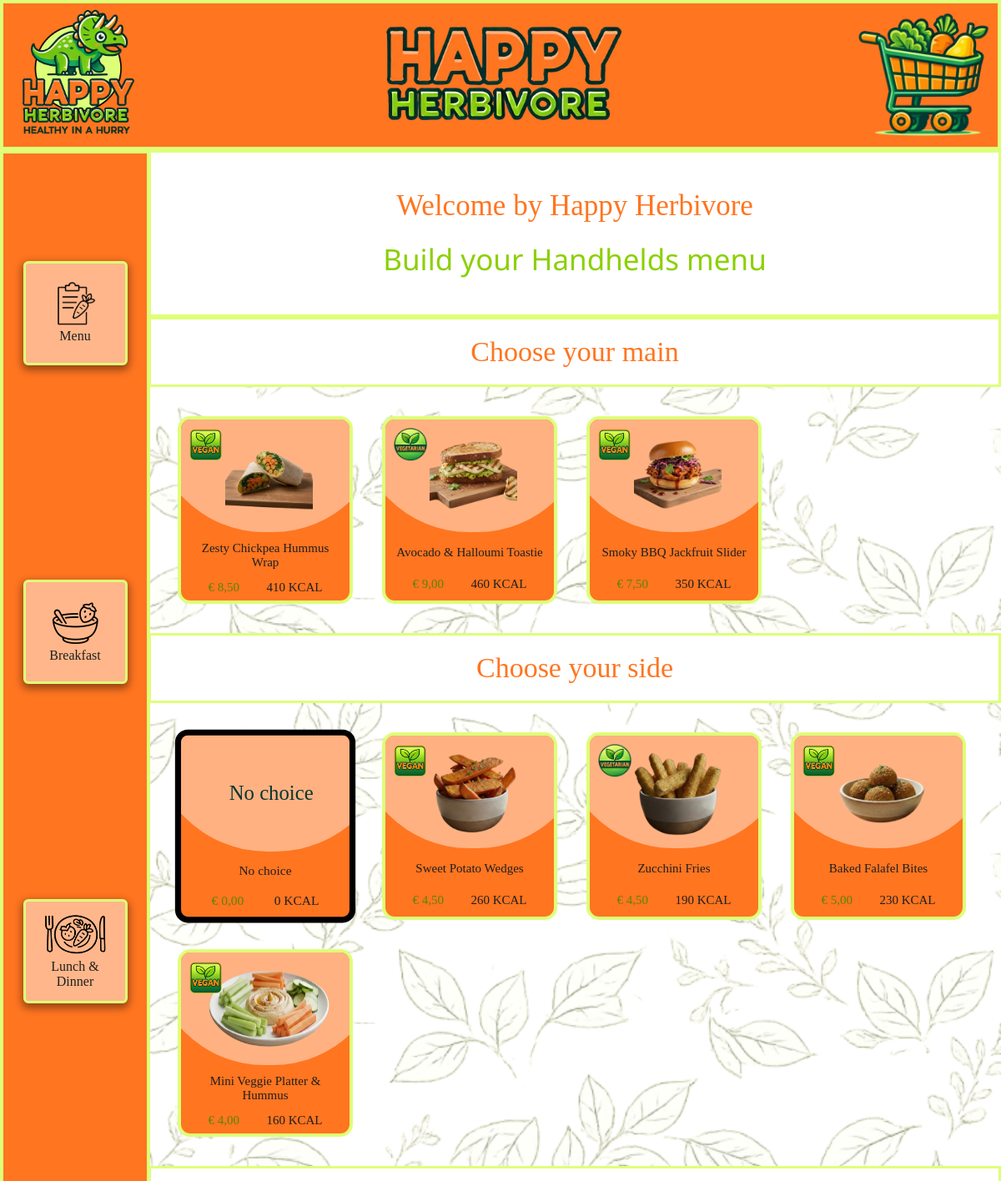
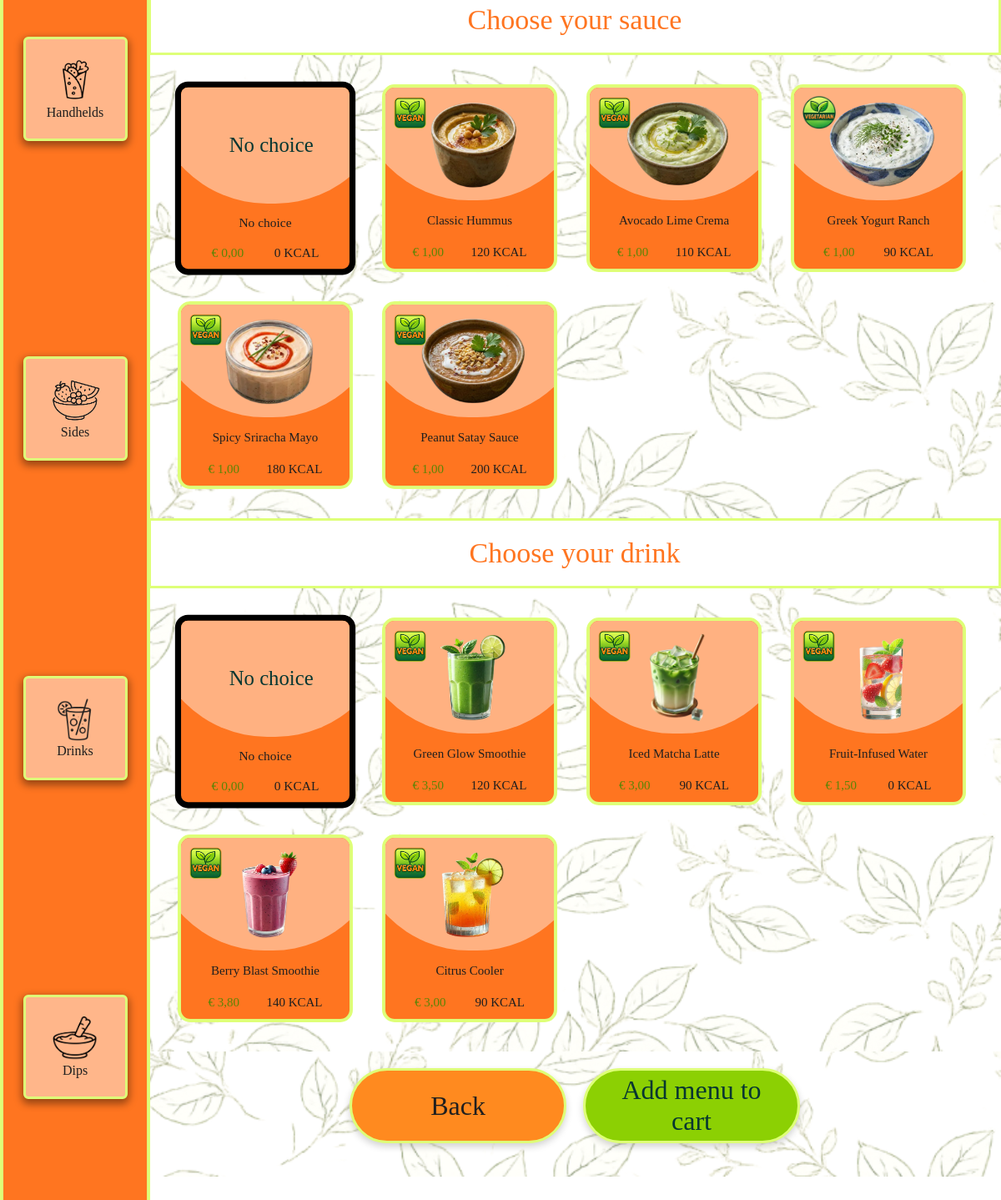
The page /menu-opbouw.php?menu=handhelds on the database its author committed (2 pictures, top to bottom).
### tables this page shows
CREATE TABLE `products` (
  `product_id` int(11) NOT NULL,
  `category_id` int(11) NOT NULL,
  `image_id` int(11) DEFAULT NULL,
  `NAME` varchar(255) NOT NULL,
  `description` text DEFAULT NULL,
  `price` decimal(10,2) NOT NULL,
  `kcal` int(11) DEFAULT NULL,
  `available` tinyint(1) NOT NULL DEFAULT 1,
  `V-VG` varchar(20) DEFAULT NULL
);

CREATE TABLE `categories` (
  `category_id` int(11) NOT NULL,
  `NAME` varchar(255) NOT NULL,
  `description` text DEFAULT NULL
);

CREATE TABLE `images` (
  `image_id` int(11) NOT NULL,
  `filename` varchar(255) NOT NULL,
  `description` text DEFAULT NULL,
  `filename_transparent` varchar(255) DEFAULT NULL
);

### includes/connection.php (called while the page is built, shortened)
<?php
$categoryFolders = [
    1 => 'Breakfast',
    2 => 'Lunch&Dinner',
    3 => 'Handhelds',
    4 => 'Sides&SmallPlates',
    5 => 'SignatureDips',
    6 => 'Drinks',
];

### menu-opbouw.php (the view, shortened to what this page needs)
<?php
include("includes/header.php");
include("includes/connection.php");
$menu = $_GET['menu'] ?? '';
$mainCategories = [
    'breakfast' => 1,
    'lunchdinner' => 2,
    'handhelds' => 3
];
$sideCategoryId = 4;
$sauceCategoryId = 5;
$drinkCategoryId = 6;
$mainCategoryId = $mainCategories[$menu];
function getProductsByCategory($conn, $categoryId)
{
    $stmt = $conn->prepare("
        SELECT
            p.product_id,
            p.NAME AS product_name,
            p.price,
            p.kcal,
            p.`V-VG` AS food_type,
            p.category_id,
            i.filename_transparent,
            c.NAME AS category_name
        FROM products p
        LEFT JOIN categories c ON p.category_id = c.category_id
        LEFT JOIN images i ON p.image_id = i.image_id
        WHERE p.category_id = :cat
        ORDER BY p.product_id ASC
    ");
    $stmt->bindParam(':cat', $categoryId, PDO::PARAM_INT);
    $stmt->execute();
    return $stmt->fetchAll(PDO::FETCH_ASSOC);
}
function getCategoryFolder($categoryId, $categoryName, $categoryFolders = [])
{
    if (isset($categoryFolders[$categoryId]) && !empty($categoryFolders[$categoryId])) {
        return $categoryFolders[$categoryId];
    }
    return str_replace([' '], [''], trim($categoryName));
}
function getMenuDisplayName($menu)
{
    $names = [
        'breakfast' => 'Breakfast',
        'lunchdinner' => 'Lunch & Dinner',
        'handhelds' => 'Handhelds'
    ];
    return $names[$menu] ?? ucfirst($menu);
}
$mainProducts = getProductsByCategory($conn, $mainCategoryId);
$sideProducts = getProductsByCategory($conn, $sideCategoryId);
$sauceProducts = getProductsByCategory($conn, $sauceCategoryId);
$drinkProducts = getProductsByCategory($conn, $drinkCategoryId);
$mainCategoryName = $mainProducts[0]['category_name'] ?? '';
$sideCategoryName = $sideProducts[0]['category_name'] ?? '';
$mainFolder = getCategoryFolder($mainCategoryId, $mainCategoryName, $categoryFolders ?? []);
$sideFolder = getCategoryFolder($sideCategoryId, $sideCategoryName, $categoryFolders ?? []);
$menuDisplayName = getMenuDisplayName($menu);
function renderOptionGroup($products, $name, $title, $folder, $fmt)
{
?>
    <div class="menu-step-box">
        <p class="menu-step-title"><?php echo htmlspecialchars($title); ?></p>
        <div class="productContainer">
            <label class="menu-option-label">
                <div class="product product-no-choice">
                    <div class="img-box">
                        <div class="geen-keuze-tekst">No choice</div>
                    </div>
                    <div class="tekst-box">
                        <p class="naam-product">No choice</p>
                        <div class="prijs-kcal-box">
                            <p class="prijs">€ 0,00</p>
                            <p class="kcal">0 KCAL</p>
                        </div>
                    </div>
                </div>
            </label>
            <?php foreach ($products as $product): ?>
                <?php
                $foodIcon = '';
                if ($product['food_type'] === 'Vegan') {
                    $foodIcon = 'assets/pagina-deco/icoontjes/vegan.png';
                } elseif ($product['food_type'] === 'Vegetarian') {
                    $foodIcon = 'assets/pagina-deco/icoontjes/vegetarian.png';
                }
                ?>
                <label class="menu-option-label">
                    <div class="product">
                        <div class="img-box">
                            <?php if (!empty($foodIcon)): ?>
                                <img src="<?php echo htmlspecialchars($foodIcon); ?>" class="product-food-icon" alt="<?php echo htmlspecialchars($product['food_type']); ?>">
                            <?php endif; ?>
                            <?php if (!empty($product['filename_transparent'])): ?>
                                <img src="assets/menu/<?php echo htmlspecialchars($folder); ?>/<?php echo htmlspecialchars($product['filename_transparent']); ?>" class="product-img" alt="<?php echo htmlspecialchars($product['product_name']); ?>">
                            <?php endif; ?>
                        </div>
                        <div class="tekst-box">
                            <p class="naam-product"><?php echo htmlspecialchars($product['product_name']); ?></p>
                            <div class="prijs-kcal-box">
                                <p class="prijs"><?php echo $fmt->formatCurrency((float)$product['price'], 'EUR'); ?></p>
                                <p class="kcal"><?php echo (int)$product['kcal']; ?> KCAL</p>
                            </div>
                        </div>
                    </div>
                </label>
            <?php endforeach; ?>
        </div>
    </div>
<?php
}
?>
<body>
    <div id="achtergrond-orders">
        <?php include("includes/topbar-orderscherm.php"); ?>
        <div id="body-box-kies-order">
            <?php include("includes/sidebar-orderscherm.php"); ?>
            <div class="content-kies-orders">
                <div class="titel-box">
                    <p class="welkom-tekst">Welcome by Happy Herbivore</p>
                    <p class="categorie-naam-tekst">Build your <?php echo htmlspecialchars($menuDisplayName); ?> menu</p>
                </div>
                <form method="post" class="menu-builder-form">
                    <div class="menu-step-box">
                        <p class="menu-step-title">Choose your main</p>
                        <div class="productContainer">
                            <?php foreach ($mainProducts as $product): ?>
                                <?php
                                $foodIcon = '';
                                if ($product['food_type'] === 'Vegan') {
                                    $foodIcon = 'assets/pagina-deco/icoontjes/vegan.png';
                                } elseif ($product['food_type'] === 'Vegetarian') {
                                    $foodIcon = 'assets/pagina-deco/icoontjes/vegetarian.png';
                                }
                                ?>
                                <label class="menu-option-label">
                                    <div class="product">
                                        <div class="img-box">
                                            <?php if (!empty($foodIcon)): ?>
                                                <img src="<?php echo htmlspecialchars($foodIcon); ?>" class="product-food-icon" alt="<?php echo htmlspecialchars($product['food_type']); ?>">
                                            <?php endif; ?>
                                            <?php if (!empty($product['filename_transparent'])): ?>
                                                <img src="assets/menu/<?php echo htmlspecialchars($mainFolder); ?>/<?php echo htmlspecialchars($product['filename_transparent']); ?>" class="product-img" alt="<?php echo htmlspecialchars($product['product_name']); ?>">
                                            <?php endif; ?>
                                        </div>
                                        <div class="tekst-box">
                                            <p class="naam-product"><?php echo htmlspecialchars($product['product_name']); ?></p>
                                            <div class="prijs-kcal-box">
                                                <p class="prijs"><?php echo $fmt->formatCurrency((float)$product['price'], 'EUR'); ?></p>
                                                <p class="kcal"><?php echo (int)$product['kcal']; ?> KCAL</p>
                                            </div>
                                        </div>
                                    </div>
                                </label>
                            <?php endforeach; ?>
                        </div>
                    </div>
                    <?php
                    renderOptionGroup($sideProducts, 'side_id', 'Choose your side', $sideFolder, $fmt);
                    ?>
                    <div class="menu-submit-box">
                        <a href="menu-start.php" class="menu-terug-knop">Back</a>
                        <button type="submit" class="menu-verder-knop">Add menu to cart</button>
                    </div>
                </form>
            </div>
        </div>
    </div>
</body>

### rows shown on the page
products: category+image (picture), NAME "Zesty Chickpea Hummus Wrap", price "€ 8,50", kcal "410"
products: shows a picture, category+image (picture), NAME "Avocado & Halloumi Toastie", price "€ 9,00", kcal "460"
products: category+image (picture), NAME "Smoky BBQ Jackfruit Slider", price "€ 7,50", kcal "350"
products: image.filename_transparent (picture), NAME "Sweet Potato Wedges", price "€ 4,50", kcal "260"
products: image.filename_transparent (picture), NAME "Zucchini Fries", price "€ 4,50", kcal "190"
products: image.filename_transparent (picture), NAME "Baked Falafel Bites", price "€ 5,00", kcal "230"
products: image.filename_transparent (picture), NAME "Mini Veggie Platter & Hummus", price "€ 4,00", kcal "160"
products: image.filename_transparent (picture), NAME "Classic Hummus", price "€ 1,00", kcal "120"
products: image.filename_transparent (picture), NAME "Avocado Lime Crema", price "€ 1,00", kcal "110"
products: image.filename_transparent (picture), NAME "Greek Yogurt Ranch", price "€ 1,00", kcal "90"
products: image.filename_transparent (picture), NAME "Spicy Sriracha Mayo", price "€ 1,00", kcal "180"
products: image.filename_transparent (picture), NAME "Peanut Satay Sauce", price "€ 1,00", kcal "200"
products: category+image (picture), NAME "Green Glow Smoothie", price "€ 3,50", kcal "120"
products: category+image (picture), NAME "Iced Matcha Latte", price "€ 3,00", kcal "90"
products: category+image (picture), NAME "Fruit-Infused Water", price "€ 1,50", kcal "0"
products: category+image (picture), NAME "Berry Blast Smoothie", price "€ 3,80", kcal "140"
products: category+image (picture), NAME "Citrus Cooler", price "€ 3,00", kcal "90"

### other values the page prints
$menuDisplayName "Handhelds"
$title "Choose your side Choose your sauce Choose your drink"
